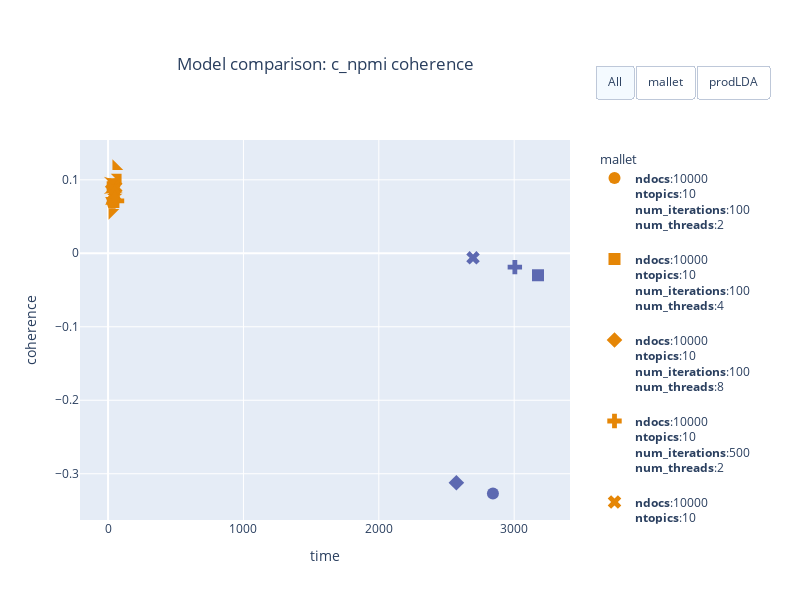
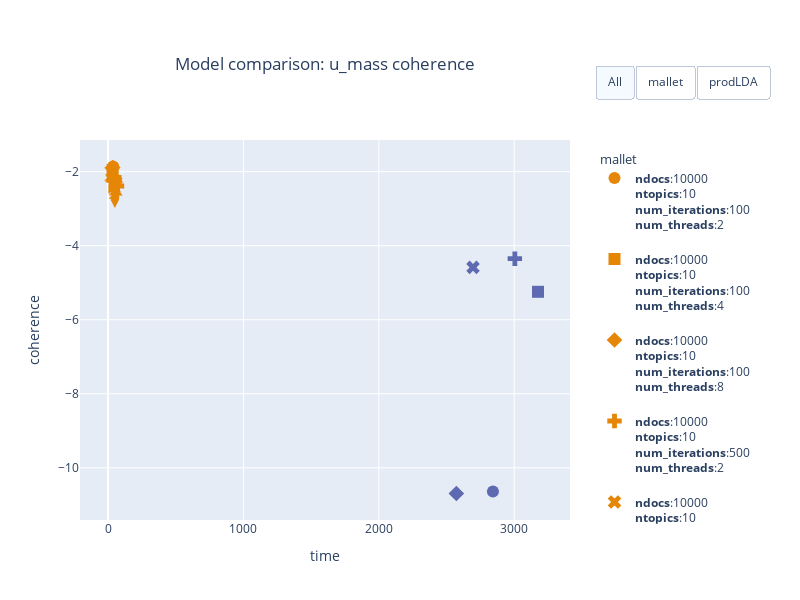

The notebook cell these images were saved under, in order:
### Code cell
for fig in compare_models_coherence(models):
    fig.show()

### Figure 1 — Plotly figure (JSON) as saved in the notebook; plotly's stock layout.template omitted (floating-point values rounded to 4 significant figures)
{"data": [{"legendgroup": "mallet", "legendgrouptitle": {"text": "mallet"}, "marker": {"color": "rgb(229, 134, 6)", "size": 12, "symbol": 0}, "mode": "markers", "name": "<b>ndocs</b>:10000<br><b>ntopics</b>:10<br><b>num_iterations</b>:100<br><b>num_threads</b>:2<br>", "text": "<b>ndocs</b>:10000<br><b>ntopics</b>:10<br><b>num_iterations</b>:100<br><b>num_threads</b>:2<br>", "textposition": "top center", "type": "scatter", "x": [37], "y": [0.09199]}, {"legendgroup": "mallet", "legendgrouptitle": {"text": "mallet"}, "marker": {"color": "rgb(229, 134, 6)", "size": 12, "symbol": 1}, "mode": "markers", "name": "<b>ndocs</b>:10000<br><b>ntopics</b>:10<br><b>num_iterations</b>:100<br><b>num_threads</b>:4<br>", "text": "<b>ndocs</b>:10000<br><b>ntopics</b>:10<br><b>num_iterations</b>:100<br><b>num_threads</b>:4<br>", "textposition": "top center", "type": "scatter", "x": [34], "y": [0.08991]}, {"legendgroup": "mallet", "legendgrouptitle": {"text": "mallet"}, "marker": {"color": "rgb(229, 134, 6)", "size": 12, "symbol": 2}, "mode": "markers", "name": "<b>ndocs</b>:10000<br><b>ntopics</b>:10<br><b>num_iterations</b>:100<br><b>num_threads</b>:8<br>", "text": "<b>ndocs</b>:10000<br><b>ntopics</b>:10<br><b>num_iterations</b>:100<br><b>num_threads</b>:8<br>", "textposition": "top center", "type": "scatter", "x": [34], "y": [0.09051]}, {"legendgroup": "mallet", "legendgrouptitle": {"text": "mallet"}, "marker": {"color": "rgb(229, 134, 6)", "size": 12, "symbol": 3}, "mode": "markers", "name": "<b>ndocs</b>:10000<br><b>ntopics</b>:10<br><b>num_iterations</b>:500<br><b>num_threads</b>:2<br>", "text": "<b>ndocs</b>:10000<br><b>ntopics</b>:10<br><b>num_iterations</b>:500<br><b>num_threads</b>:2<br>", "textposition": "top center", "type": "scatter", "x": [66], "y": [0.07131]}, {"legendgroup": "mallet", "legendgrouptitle": {"text": "mallet"}, "marker": {"color": "rgb(229, 134, 6)", "size": 12, "symbol": 4}, "mode": "markers", "name": "<b>ndocs</b>:10000<br><b>ntopics</b>:10<br><b>num_iterations</b>:500<br><b>num_threads</b>:4<br>", "text": "<b>ndocs</b>:10000<br><b>ntopics</b>:10<br><b>num_iterations</b>:500<br><b>num_threads</b>:4<br>", "textposition": "top center", "type": "scatter", "x": [57], "y": [0.08989]}, {"legendgroup": "mallet", "legendgrouptitle": {"text": "mallet"}, "marker": {"color": "rgb(229, 134, 6)", "size": 12, "symbol": 5}, "mode": "markers", "name": "<b>ndocs</b>:10000<br><b>ntopics</b>:10<br><b>num_iterations</b>:500<br><b>num_threads</b>:8<br>", "text": "<b>ndocs</b>:10000<br><b>ntopics</b>:10<br><b>num_iterations</b>:500<br><b>num_threads</b>:8<br>", "textposition": "top center", "type": "scatter", "x": [57], "y": [0.07553]}, {"legendgroup": "mallet", "legendgrouptitle": {"text": "mallet"}, "marker": {"color": "rgb(229, 134, 6)", "size": 12, "symbol": 6}, "mode": "markers", "name": "<b>ndocs</b>:10000<br><b>ntopics</b>:20<br><b>num_iterations</b>:100<br><b>num_threads</b>:2<br>", "text": "<b>ndocs</b>:10000<br><b>ntopics</b>:20<br><b>num_iterations</b>:100<br><b>num_threads</b>:2<br>", "textposition": "top center", "type": "scatter", "x": [39], "y": [0.08383]}, {"legendgroup": "mallet", "legendgrouptitle": {"text": "mallet"}, "marker": {"color": "rgb(229, 134, 6)", "size": 12, "symbol": 7}, "mode": "markers", "name": "<b>ndocs</b>:10000<br><b>ntopics</b>:20<br><b>num_iterations</b>:100<br><b>num_threads</b>:4<br>", "text": "<b>ndocs</b>:10000<br><b>ntopics</b>:20<br><b>num_iterations</b>:100<br><b>num_threads</b>:4<br>", "textposition": "top center", "type": "scatter", "x": [36], "y": [0.08409]}, {"legendgroup": "mallet", "legendgrouptitle": {"text": "mallet"}, "marker": {"color": "rgb(229, 134, 6)", "size": 12, "symbol": 8}, "mode": "markers", "name": "<b>ndocs</b>:10000<br><b>ntopics</b>:20<br><b>num_iterations</b>:100<br><b>num_threads</b>:8<br>", "text": "<b>ndocs</b>:10000<br><b>ntopics</b>:20<br><b>num_iterations</b>:100<br><b>num_threads</b>:8<br>", "textposition": "top center", "type": "scatter", "x": [36], "y": [0.09255]}, {"legendgroup": "mallet", "legendgrouptitle": {"text": "mallet"}, "marker": {"color": "rgb(229, 134, 6)", "size": 12, "symbol": 9}, "mode": "markers", "name": "<b>ndocs</b>:10000<br><b>ntopics</b>:20<br><b>num_iterations</b>:500<br><b>num_threads</b>:2<br>", "text": "<b>ndocs</b>:10000<br><b>ntopics</b>:20<br><b>num_iterations</b>:500<br><b>num_threads</b>:2<br>", "textposition": "top center", "type": "scatter", "x": [73], "y": [0.1033]}, {"legendgroup": "mallet", "legendgrouptitle": {"text": "mallet"}, "marker": {"color": "rgb(229, 134, 6)", "size": 12, "symbol": 10}, "mode": "markers", "name": "<b>ndocs</b>:10000<br><b>ntopics</b>:20<br><b>num_iterations</b>:500<br><b>num_threads</b>:4<br>", "text": "<b>ndocs</b>:10000<br><b>ntopics</b>:20<br><b>num_iterations</b>:500<br><b>num_threads</b>:4<br>", "textposition": "top center", "type": "scatter", "x": [56], "y": [0.09468]}, {"legendgroup": "mallet", "legendgrouptitle": {"text": "mallet"}, "marker": {"color": "rgb(229, 134, 6)", "size": 12, "symbol": 11}, "mode": "markers", "name": "<b>ndocs</b>:10000<br><b>ntopics</b>:20<br><b>num_iterations</b>:500<br><b>num_threads</b>:8<br>", "text": "<b>ndocs</b>:10000<br><b>ntopics</b>:20<br><b>num_iterations</b>:500<br><b>num_threads</b>:8<br>", "textposition": "top center", "type": "scatter", "x": [59], "y": [0.1181]}, {"legendgroup": "mallet", "legendgrouptitle": {"text": "mallet"}, "marker": {"color": "rgb(229, 134, 6)", "size": 12, "symbol": 12}, "mode": "markers", "name": "<b>ndocs</b>:5000<br><b>ntopics</b>:10<br><b>num_iterations</b>:100<br><b>num_threads</b>:2<br>", "text": "<b>ndocs</b>:5000<br><b>ntopics</b>:10<br><b>num_iterations</b>:100<br><b>num_threads</b>:2<br>", "textposition": "top center", "type": "scatter", "x": [30], "y": [0.05542]}, {"legendgroup": "mallet", "legendgrouptitle": {"text": "mallet"}, "marker": {"color": "rgb(229, 134, 6)", "size": 12, "symbol": 13}, "mode": "markers", "name": "<b>ndocs</b>:5000<br><b>ntopics</b>:10<br><b>num_iterations</b>:100<br><b>num_threads</b>:4<br>", "text": "<b>ndocs</b>:5000<br><b>ntopics</b>:10<br><b>num_iterations</b>:100<br><b>num_threads</b>:4<br>", "textposition": "top center", "type": "scatter", "x": [29], "y": [0.06716]}, {"legendgroup": "mallet", "legendgrouptitle": {"text": "mallet"}, "marker": {"color": "rgb(229, 134, 6)", "size": 12, "symbol": 14}, "mode": "markers", "name": "<b>ndocs</b>:5000<br><b>ntopics</b>:10<br><b>num_iterations</b>:100<br><b>num_threads</b>:8<br>", "text": "<b>ndocs</b>:5000<br><b>ntopics</b>:10<br><b>num_iterations</b>:100<br><b>num_threads</b>:8<br>", "textposition": "top center", "type": "scatter", "x": [29], "y": [0.07223]}, {"legendgroup": "mallet", "legendgrouptitle": {"text": "mallet"}, "marker": {"color": "rgb(229, 134, 6)", "size": 12, "symbol": 15}, "mode": "markers", "name": "<b>ndocs</b>:5000<br><b>ntopics</b>:10<br><b>num_iterations</b>:500<br><b>num_threads</b>:2<br>", "text": "<b>ndocs</b>:5000<br><b>ntopics</b>:10<br><b>num_iterations</b>:500<br><b>num_threads</b>:2<br>", "textposition": "top center", "type": "scatter", "x": [44], "y": [0.07182]}, {"legendgroup": "mallet", "legendgrouptitle": {"text": "mallet"}, "marker": {"color": "rgb(229, 134, 6)", "size": 12, "symbol": 16}, "mode": "markers", "name": "<b>ndocs</b>:5000<br><b>ntopics</b>:10<br><b>num_iterations</b>:500<br><b>num_threads</b>:4<br>", "text": "<b>ndocs</b>:5000<br><b>ntopics</b>:10<br><b>num_iterations</b>:500<br><b>num_threads</b>:4<br>", "textposition": "top center", "type": "scatter", "x": [45], "y": [0.07424]}, {"legendgroup": "mallet", "legendgrouptitle": {"text": "mallet"}, "marker": {"color": "rgb(229, 134, 6)", "size": 12, "symbol": 17}, "mode": "markers", "name": "<b>ndocs</b>:5000<br><b>ntopics</b>:10<br><b>num_iterations</b>:500<br><b>num_threads</b>:8<br>", "text": "<b>ndocs</b>:5000<br><b>ntopics</b>:10<br><b>num_iterations</b>:500<br><b>num_threads</b>:8<br>", "textposition": "top center", "type": "scatter", "x": [48], "y": [0.07751]}, {"legendgroup": "mallet", "legendgrouptitle": {"text": "mallet"}, "marker": {"color": "rgb(229, 134, 6)", "size": 12, "symbol": 18}, "mode": "markers", "name": "<b>ndocs</b>:5000<br><b>ntopics</b>:20<br><b>num_iterations</b>:100<br><b>num_threads</b>:2<br>", "text": "<b>ndocs</b>:5000<br><b>ntopics</b>:20<br><b>num_iterations</b>:100<br><b>num_threads</b>:2<br>", "textposition": "top center", "type": "scatter", "x": [29], "y": [0.07127]}, {"legendgroup": "mallet", "legendgrouptitle": {"text": "mallet"}, "marker": {"color": "rgb(229, 134, 6)", "size": 12, "symbol": 19}, "mode": "markers", "name": "<b>ndocs</b>:5000<br><b>ntopics</b>:20<br><b>num_iterations</b>:100<br><b>num_threads</b>:4<br>", "text": "<b>ndocs</b>:5000<br><b>ntopics</b>:20<br><b>num_iterations</b>:100<br><b>num_threads</b>:4<br>", "textposition": "top center", "type": "scatter", "x": [30], "y": [0.08715]}, {"legendgroup": "mallet", "legendgrouptitle": {"text": "mallet"}, "marker": {"color": "rgb(229, 134, 6)", "size": 12, "symbol": 20}, "mode": "markers", "name": "<b>ndocs</b>:5000<br><b>ntopics</b>:20<br><b>num_iterations</b>:100<br><b>num_threads</b>:8<br>", "text": "<b>ndocs</b>:5000<br><b>ntopics</b>:20<br><b>num_iterations</b>:100<br><b>num_threads</b>:8<br>", "textposition": "top center", "type": "scatter", "x": [30], "y": [0.09757]}, {"legendgroup": "mallet", "legendgrouptitle": {"text": "mallet"}, "marker": {"color": "rgb(229, 134, 6)", "size": 12, "symbol": 21}, "mode": "markers", "name": "<b>ndocs</b>:5000<br><b>ntopics</b>:20<br><b>num_iterations</b>:500<br><b>num_threads</b>:2<br>", "text": "<b>ndocs</b>:5000<br><b>ntopics</b>:20<br><b>num_iterations</b>:500<br><b>num_threads</b>:2<br>", "textposition": "top center", "type": "scatter", "x": [47], "y": [0.08763]}, {"legendgroup": "mallet", "legendgrouptitle": {"text": "mallet"}, "marker": {"color": "rgb(229, 134, 6)", "size": 12, "symbol": 22}, "mode": "markers", "name": "<b>ndocs</b>:5000<br><b>ntopics</b>:20<br><b>num_iterations</b>:500<br><b>num_threads</b>:4<br>", "text": "<b>ndocs</b>:5000<br><b>ntopics</b>:20<br><b>num_iterations</b>:500<br><b>num_threads</b>:4<br>", "textposition": "top center", "type": "scatter", "x": [47], "y": [0.08332]}, {"legendgroup": "mallet", "legendgrouptitle": {"text": "mallet"}, "marker": {"color": "rgb(229, 134, 6)", "size": 12, "symbol": 23}, "mode": "markers", "name": "<b>ndocs</b>:5000<br><b>ntopics</b>:20<br><b>num_iterations</b>:500<br><b>num_threads</b>:8<br>", "text": "<b>ndocs</b>:5000<br><b>ntopics</b>:20<br><b>num_iterations</b>:500<br><b>num_threads</b>:8<br>", "textposition": "top center", "type": "scatter", "x": [50], "y": [0.0754]}, {"legendgroup": "prodLDA", "legendgrouptitle": {"text": "prodLDA"}, "marker": {"color": "rgb(93, 105, 177)", "size": 12, "symbol": 0}, "mode": "markers", "name": "<b>ndocs</b>:5000<br><b>n_components</b>:10<br><b>num_samples</b>:10<br><b>num_epochs</b>:10<br><b>model_type</b>:LDA<br>", "text": "<b>ndocs</b>:5000<br><b>n_components</b>:10<br><b>num_samples</b>:10<br><b>num_epochs</b>:10<br><b>model_type</b>:LDA<br>", "textposition": "top center", "type": "scatter", "x": [2843], "y": [-0.3269]}, {"legendgroup": "prodLDA", "legendgrouptitle": {"text": "prodLDA"}, "marker": {"color": "rgb(93, 105, 177)", "size": 12, "symbol": 1}, "mode": "markers", "name": "<b>ndocs</b>:5000<br><b>n_components</b>:10<br><b>num_samples</b>:10<br><b>num_epochs</b>:10<br><b>model_type</b>:prodLDA<br>", "text": "<b>ndocs</b>:5000<br><b>n_components</b>:10<br><b>num_samples</b>:10<br><b>num_epochs</b>:10<br><b>model_type</b>:prodLDA<br>", "textposition": "top center", "type": "scatter", "x": [3176], "y": [-0.02992]}, {"legendgroup": "prodLDA", "legendgrouptitle": {"text": "prodLDA"}, "marker": {"color": "rgb(93, 105, 177)", "size": 12, "symbol": 2}, "mode": "markers", "name": "<b>ndocs</b>:5000<br><b>n_components</b>:10<br><b>num_samples</b>:20<br><b>num_epochs</b>:10<br><b>model_type</b>:LDA<br>", "text": "<b>ndocs</b>:5000<br><b>n_components</b>:10<br><b>num_samples</b>:20<br><b>num_epochs</b>:10<br><b>model_type</b>:LDA<br>", "textposition": "top center", "type": "scatter", "x": [2573], "y": [-0.3122]}, {"legendgroup": "prodLDA", "legendgrouptitle": {"text": "prodLDA"}, "marker": {"color": "rgb(93, 105, 177)", "size": 12, "symbol": 3}, "mode": "markers", "name": "<b>ndocs</b>:5000<br><b>n_components</b>:10<br><b>num_samples</b>:20<br><b>num_epochs</b>:10<br><b>model_type</b>:prodLDA<br>", "text": "<b>ndocs</b>:5000<br><b>n_components</b>:10<br><b>num_samples</b>:20<br><b>num_epochs</b>:10<br><b>model_type</b>:prodLDA<br>", "textposition": "top center", "type": "scatter", "x": [3005], "y": [-0.01886]}, {"legendgroup": "prodLDA", "legendgrouptitle": {"text": "prodLDA"}, "marker": {"color": "rgb(93, 105, 177)", "size": 12, "symbol": 4}, "mode": "markers", "name": "<b>ndocs</b>:5000<br><b>n_components</b>:20<br><b>num_samples</b>:10<br><b>num_epochs</b>:10<br><b>model_type</b>:prodLDA<br>", "text": "<b>ndocs</b>:5000<br><b>n_components</b>:20<br><b>num_samples</b>:10<br><b>num_epochs</b>:10<br><b>model_type</b>:prodLDA<br>", "textposition": "top center", "type": "scatter", "x": [2696], "y": [-0.006128]}], "layout": {"height": 600, "legend": {"groupclick": "toggleitem", "valign": "top", "x": 1.05, "xanchor": "left", "y": 0.99, "yanchor": "top"}, "margin": {"autoexpand": true, "b": 80, "l": 80, "r": 60, "t": 140}, "showlegend": true, "title": {"text": "Model comparison: c_npmi coherence", "x": 0.5, "xanchor": "center", "xref": "paper"}, "updatemenus": [{"active": 0, "buttons": [{"args": [{"visible": true}], "args2": [{"visible": false}], "label": "All", "method": "restyle", "visible": true}, {"args": [{"visible": true}, [0, 1, 2, 3, 4, 5, 6, 7, 8, 9, 10, 11, 12, 13, 14, 15, 16, 17, 18, 19, 20, 21, 22, 23]], "args2": [{"visible": false}, [0, 1, 2, 3, 4, 5, 6, 7, 8, 9, 10, 11, 12, 13, 14, 15, 16, 17, 18, 19, 20, 21, 22, 23]], "label": "mallet", "method": "restyle", "visible": true}, {"args": [{"visible": true}, [24, 25, 26, 27, 28]], "args2": [{"visible": false}, [24, 25, 26, 27, 28]], "label": "prodLDA", "method": "restyle", "visible": true}], "direction": "right", "pad": {"r": 20, "t": 20}, "showactive": true, "type": "buttons", "x": 1.05, "xanchor": "left", "y": 1.25, "yanchor": "top"}], "width": 800, "xaxis": {"autorange": true, "range": [-208.3, 3413.0], "title": {"text": "time"}, "type": "linear"}, "yaxis": {"autorange": true, "range": [-0.3629, 0.1541], "title": {"text": "coherence"}, "type": "linear"}}}

### Figure 2 — Plotly figure (JSON) as saved in the notebook; plotly's stock layout.template omitted (floating-point values rounded to 4 significant figures)
{"data": [{"legendgroup": "mallet", "legendgrouptitle": {"text": "mallet"}, "marker": {"color": "rgb(229, 134, 6)", "size": 12, "symbol": 0}, "mode": "markers", "name": "<b>ndocs</b>:10000<br><b>ntopics</b>:10<br><b>num_iterations</b>:100<br><b>num_threads</b>:2<br>", "text": "<b>ndocs</b>:10000<br><b>ntopics</b>:10<br><b>num_iterations</b>:100<br><b>num_threads</b>:2<br>", "textposition": "top center", "type": "scatter", "x": [37], "y": [-1.861]}, {"legendgroup": "mallet", "legendgrouptitle": {"text": "mallet"}, "marker": {"color": "rgb(229, 134, 6)", "size": 12, "symbol": 1}, "mode": "markers", "name": "<b>ndocs</b>:10000<br><b>ntopics</b>:10<br><b>num_iterations</b>:100<br><b>num_threads</b>:4<br>", "text": "<b>ndocs</b>:10000<br><b>ntopics</b>:10<br><b>num_iterations</b>:100<br><b>num_threads</b>:4<br>", "textposition": "top center", "type": "scatter", "x": [34], "y": [-1.953]}, {"legendgroup": "mallet", "legendgrouptitle": {"text": "mallet"}, "marker": {"color": "rgb(229, 134, 6)", "size": 12, "symbol": 2}, "mode": "markers", "name": "<b>ndocs</b>:10000<br><b>ntopics</b>:10<br><b>num_iterations</b>:100<br><b>num_threads</b>:8<br>", "text": "<b>ndocs</b>:10000<br><b>ntopics</b>:10<br><b>num_iterations</b>:100<br><b>num_threads</b>:8<br>", "textposition": "top center", "type": "scatter", "x": [34], "y": [-1.889]}, {"legendgroup": "mallet", "legendgrouptitle": {"text": "mallet"}, "marker": {"color": "rgb(229, 134, 6)", "size": 12, "symbol": 3}, "mode": "markers", "name": "<b>ndocs</b>:10000<br><b>ntopics</b>:10<br><b>num_iterations</b>:500<br><b>num_threads</b>:2<br>", "text": "<b>ndocs</b>:10000<br><b>ntopics</b>:10<br><b>num_iterations</b>:500<br><b>num_threads</b>:2<br>", "textposition": "top center", "type": "scatter", "x": [66], "y": [-2.388]}, {"legendgroup": "mallet", "legendgrouptitle": {"text": "mallet"}, "marker": {"color": "rgb(229, 134, 6)", "size": 12, "symbol": 4}, "mode": "markers", "name": "<b>ndocs</b>:10000<br><b>ntopics</b>:10<br><b>num_iterations</b>:500<br><b>num_threads</b>:4<br>", "text": "<b>ndocs</b>:10000<br><b>ntopics</b>:10<br><b>num_iterations</b>:500<br><b>num_threads</b>:4<br>", "textposition": "top center", "type": "scatter", "x": [57], "y": [-2.285]}, {"legendgroup": "mallet", "legendgrouptitle": {"text": "mallet"}, "marker": {"color": "rgb(229, 134, 6)", "size": 12, "symbol": 5}, "mode": "markers", "name": "<b>ndocs</b>:10000<br><b>ntopics</b>:10<br><b>num_iterations</b>:500<br><b>num_threads</b>:8<br>", "text": "<b>ndocs</b>:10000<br><b>ntopics</b>:10<br><b>num_iterations</b>:500<br><b>num_threads</b>:8<br>", "textposition": "top center", "type": "scatter", "x": [57], "y": [-2.562]}, {"legendgroup": "mallet", "legendgrouptitle": {"text": "mallet"}, "marker": {"color": "rgb(229, 134, 6)", "size": 12, "symbol": 6}, "mode": "markers", "name": "<b>ndocs</b>:10000<br><b>ntopics</b>:20<br><b>num_iterations</b>:100<br><b>num_threads</b>:2<br>", "text": "<b>ndocs</b>:10000<br><b>ntopics</b>:20<br><b>num_iterations</b>:100<br><b>num_threads</b>:2<br>", "textposition": "top center", "type": "scatter", "x": [39], "y": [-2.287]}, {"legendgroup": "mallet", "legendgrouptitle": {"text": "mallet"}, "marker": {"color": "rgb(229, 134, 6)", "size": 12, "symbol": 7}, "mode": "markers", "name": "<b>ndocs</b>:10000<br><b>ntopics</b>:20<br><b>num_iterations</b>:100<br><b>num_threads</b>:4<br>", "text": "<b>ndocs</b>:10000<br><b>ntopics</b>:20<br><b>num_iterations</b>:100<br><b>num_threads</b>:4<br>", "textposition": "top center", "type": "scatter", "x": [36], "y": [-2.144]}, {"legendgroup": "mallet", "legendgrouptitle": {"text": "mallet"}, "marker": {"color": "rgb(229, 134, 6)", "size": 12, "symbol": 8}, "mode": "markers", "name": "<b>ndocs</b>:10000<br><b>ntopics</b>:20<br><b>num_iterations</b>:100<br><b>num_threads</b>:8<br>", "text": "<b>ndocs</b>:10000<br><b>ntopics</b>:20<br><b>num_iterations</b>:100<br><b>num_threads</b>:8<br>", "textposition": "top center", "type": "scatter", "x": [36], "y": [-2.167]}, {"legendgroup": "mallet", "legendgrouptitle": {"text": "mallet"}, "marker": {"color": "rgb(229, 134, 6)", "size": 12, "symbol": 9}, "mode": "markers", "name": "<b>ndocs</b>:10000<br><b>ntopics</b>:20<br><b>num_iterations</b>:500<br><b>num_threads</b>:2<br>", "text": "<b>ndocs</b>:10000<br><b>ntopics</b>:20<br><b>num_iterations</b>:500<br><b>num_threads</b>:2<br>", "textposition": "top center", "type": "scatter", "x": [73], "y": [-2.186]}, {"legendgroup": "mallet", "legendgrouptitle": {"text": "mallet"}, "marker": {"color": "rgb(229, 134, 6)", "size": 12, "symbol": 10}, "mode": "markers", "name": "<b>ndocs</b>:10000<br><b>ntopics</b>:20<br><b>num_iterations</b>:500<br><b>num_threads</b>:4<br>", "text": "<b>ndocs</b>:10000<br><b>ntopics</b>:20<br><b>num_iterations</b>:500<br><b>num_threads</b>:4<br>", "textposition": "top center", "type": "scatter", "x": [56], "y": [-2.636]}, {"legendgroup": "mallet", "legendgrouptitle": {"text": "mallet"}, "marker": {"color": "rgb(229, 134, 6)", "size": 12, "symbol": 11}, "mode": "markers", "name": "<b>ndocs</b>:10000<br><b>ntopics</b>:20<br><b>num_iterations</b>:500<br><b>num_threads</b>:8<br>", "text": "<b>ndocs</b>:10000<br><b>ntopics</b>:20<br><b>num_iterations</b>:500<br><b>num_threads</b>:8<br>", "textposition": "top center", "type": "scatter", "x": [59], "y": [-2.194]}, {"legendgroup": "mallet", "legendgrouptitle": {"text": "mallet"}, "marker": {"color": "rgb(229, 134, 6)", "size": 12, "symbol": 12}, "mode": "markers", "name": "<b>ndocs</b>:5000<br><b>ntopics</b>:10<br><b>num_iterations</b>:100<br><b>num_threads</b>:2<br>", "text": "<b>ndocs</b>:5000<br><b>ntopics</b>:10<br><b>num_iterations</b>:100<br><b>num_threads</b>:2<br>", "textposition": "top center", "type": "scatter", "x": [30], "y": [-2.424]}, {"legendgroup": "mallet", "legendgrouptitle": {"text": "mallet"}, "marker": {"color": "rgb(229, 134, 6)", "size": 12, "symbol": 13}, "mode": "markers", "name": "<b>ndocs</b>:5000<br><b>ntopics</b>:10<br><b>num_iterations</b>:100<br><b>num_threads</b>:4<br>", "text": "<b>ndocs</b>:5000<br><b>ntopics</b>:10<br><b>num_iterations</b>:100<br><b>num_threads</b>:4<br>", "textposition": "top center", "type": "scatter", "x": [29], "y": [-2.153]}, {"legendgroup": "mallet", "legendgrouptitle": {"text": "mallet"}, "marker": {"color": "rgb(229, 134, 6)", "size": 12, "symbol": 14}, "mode": "markers", "name": "<b>ndocs</b>:5000<br><b>ntopics</b>:10<br><b>num_iterations</b>:100<br><b>num_threads</b>:8<br>", "text": "<b>ndocs</b>:5000<br><b>ntopics</b>:10<br><b>num_iterations</b>:100<br><b>num_threads</b>:8<br>", "textposition": "top center", "type": "scatter", "x": [29], "y": [-2.0]}, {"legendgroup": "mallet", "legendgrouptitle": {"text": "mallet"}, "marker": {"color": "rgb(229, 134, 6)", "size": 12, "symbol": 15}, "mode": "markers", "name": "<b>ndocs</b>:5000<br><b>ntopics</b>:10<br><b>num_iterations</b>:500<br><b>num_threads</b>:2<br>", "text": "<b>ndocs</b>:5000<br><b>ntopics</b>:10<br><b>num_iterations</b>:500<br><b>num_threads</b>:2<br>", "textposition": "top center", "type": "scatter", "x": [44], "y": [-2.203]}, {"legendgroup": "mallet", "legendgrouptitle": {"text": "mallet"}, "marker": {"color": "rgb(229, 134, 6)", "size": 12, "symbol": 16}, "mode": "markers", "name": "<b>ndocs</b>:5000<br><b>ntopics</b>:10<br><b>num_iterations</b>:500<br><b>num_threads</b>:4<br>", "text": "<b>ndocs</b>:5000<br><b>ntopics</b>:10<br><b>num_iterations</b>:500<br><b>num_threads</b>:4<br>", "textposition": "top center", "type": "scatter", "x": [45], "y": [-2.422]}, {"legendgroup": "mallet", "legendgrouptitle": {"text": "mallet"}, "marker": {"color": "rgb(229, 134, 6)", "size": 12, "symbol": 17}, "mode": "markers", "name": "<b>ndocs</b>:5000<br><b>ntopics</b>:10<br><b>num_iterations</b>:500<br><b>num_threads</b>:8<br>", "text": "<b>ndocs</b>:5000<br><b>ntopics</b>:10<br><b>num_iterations</b>:500<br><b>num_threads</b>:8<br>", "textposition": "top center", "type": "scatter", "x": [48], "y": [-2.349]}, {"legendgroup": "mallet", "legendgrouptitle": {"text": "mallet"}, "marker": {"color": "rgb(229, 134, 6)", "size": 12, "symbol": 18}, "mode": "markers", "name": "<b>ndocs</b>:5000<br><b>ntopics</b>:20<br><b>num_iterations</b>:100<br><b>num_threads</b>:2<br>", "text": "<b>ndocs</b>:5000<br><b>ntopics</b>:20<br><b>num_iterations</b>:100<br><b>num_threads</b>:2<br>", "textposition": "top center", "type": "scatter", "x": [29], "y": [-2.177]}, {"legendgroup": "mallet", "legendgrouptitle": {"text": "mallet"}, "marker": {"color": "rgb(229, 134, 6)", "size": 12, "symbol": 19}, "mode": "markers", "name": "<b>ndocs</b>:5000<br><b>ntopics</b>:20<br><b>num_iterations</b>:100<br><b>num_threads</b>:4<br>", "text": "<b>ndocs</b>:5000<br><b>ntopics</b>:20<br><b>num_iterations</b>:100<br><b>num_threads</b>:4<br>", "textposition": "top center", "type": "scatter", "x": [30], "y": [-2.125]}, {"legendgroup": "mallet", "legendgrouptitle": {"text": "mallet"}, "marker": {"color": "rgb(229, 134, 6)", "size": 12, "symbol": 20}, "mode": "markers", "name": "<b>ndocs</b>:5000<br><b>ntopics</b>:20<br><b>num_iterations</b>:100<br><b>num_threads</b>:8<br>", "text": "<b>ndocs</b>:5000<br><b>ntopics</b>:20<br><b>num_iterations</b>:100<br><b>num_threads</b>:8<br>", "textposition": "top center", "type": "scatter", "x": [30], "y": [-2.011]}, {"legendgroup": "mallet", "legendgrouptitle": {"text": "mallet"}, "marker": {"color": "rgb(229, 134, 6)", "size": 12, "symbol": 21}, "mode": "markers", "name": "<b>ndocs</b>:5000<br><b>ntopics</b>:20<br><b>num_iterations</b>:500<br><b>num_threads</b>:2<br>", "text": "<b>ndocs</b>:5000<br><b>ntopics</b>:20<br><b>num_iterations</b>:500<br><b>num_threads</b>:2<br>", "textposition": "top center", "type": "scatter", "x": [47], "y": [-2.383]}, {"legendgroup": "mallet", "legendgrouptitle": {"text": "mallet"}, "marker": {"color": "rgb(229, 134, 6)", "size": 12, "symbol": 22}, "mode": "markers", "name": "<b>ndocs</b>:5000<br><b>ntopics</b>:20<br><b>num_iterations</b>:500<br><b>num_threads</b>:4<br>", "text": "<b>ndocs</b>:5000<br><b>ntopics</b>:20<br><b>num_iterations</b>:500<br><b>num_threads</b>:4<br>", "textposition": "top center", "type": "scatter", "x": [47], "y": [-2.256]}, {"legendgroup": "mallet", "legendgrouptitle": {"text": "mallet"}, "marker": {"color": "rgb(229, 134, 6)", "size": 12, "symbol": 23}, "mode": "markers", "name": "<b>ndocs</b>:5000<br><b>ntopics</b>:20<br><b>num_iterations</b>:500<br><b>num_threads</b>:8<br>", "text": "<b>ndocs</b>:5000<br><b>ntopics</b>:20<br><b>num_iterations</b>:500<br><b>num_threads</b>:8<br>", "textposition": "top center", "type": "scatter", "x": [50], "y": [-2.757]}, {"legendgroup": "prodLDA", "legendgrouptitle": {"text": "prodLDA"}, "marker": {"color": "rgb(93, 105, 177)", "size": 12, "symbol": 0}, "mode": "markers", "name": "<b>ndocs</b>:5000<br><b>n_components</b>:10<br><b>num_samples</b>:10<br><b>num_epochs</b>:10<br><b>model_type</b>:LDA<br>", "text": "<b>ndocs</b>:5000<br><b>n_components</b>:10<br><b>num_samples</b>:10<br><b>num_epochs</b>:10<br><b>model_type</b>:LDA<br>", "textposition": "top center", "type": "scatter", "x": [2843], "y": [-10.64]}, {"legendgroup": "prodLDA", "legendgrouptitle": {"text": "prodLDA"}, "marker": {"color": "rgb(93, 105, 177)", "size": 12, "symbol": 1}, "mode": "markers", "name": "<b>ndocs</b>:5000<br><b>n_components</b>:10<br><b>num_samples</b>:10<br><b>num_epochs</b>:10<br><b>model_type</b>:prodLDA<br>", "text": "<b>ndocs</b>:5000<br><b>n_components</b>:10<br><b>num_samples</b>:10<br><b>num_epochs</b>:10<br><b>model_type</b>:prodLDA<br>", "textposition": "top center", "type": "scatter", "x": [3176], "y": [-5.245]}, {"legendgroup": "prodLDA", "legendgrouptitle": {"text": "prodLDA"}, "marker": {"color": "rgb(93, 105, 177)", "size": 12, "symbol": 2}, "mode": "markers", "name": "<b>ndocs</b>:5000<br><b>n_components</b>:10<br><b>num_samples</b>:20<br><b>num_epochs</b>:10<br><b>model_type</b>:LDA<br>", "text": "<b>ndocs</b>:5000<br><b>n_components</b>:10<br><b>num_samples</b>:20<br><b>num_epochs</b>:10<br><b>model_type</b>:LDA<br>", "textposition": "top center", "type": "scatter", "x": [2573], "y": [-10.69]}, {"legendgroup": "prodLDA", "legendgrouptitle": {"text": "prodLDA"}, "marker": {"color": "rgb(93, 105, 177)", "size": 12, "symbol": 3}, "mode": "markers", "name": "<b>ndocs</b>:5000<br><b>n_components</b>:10<br><b>num_samples</b>:20<br><b>num_epochs</b>:10<br><b>model_type</b>:prodLDA<br>", "text": "<b>ndocs</b>:5000<br><b>n_components</b>:10<br><b>num_samples</b>:20<br><b>num_epochs</b>:10<br><b>model_type</b>:prodLDA<br>", "textposition": "top center", "type": "scatter", "x": [3005], "y": [-4.351]}, {"legendgroup": "prodLDA", "legendgrouptitle": {"text": "prodLDA"}, "marker": {"color": "rgb(93, 105, 177)", "size": 12, "symbol": 4}, "mode": "markers", "name": "<b>ndocs</b>:5000<br><b>n_components</b>:20<br><b>num_samples</b>:10<br><b>num_epochs</b>:10<br><b>model_type</b>:prodLDA<br>", "text": "<b>ndocs</b>:5000<br><b>n_components</b>:20<br><b>num_samples</b>:10<br><b>num_epochs</b>:10<br><b>model_type</b>:prodLDA<br>", "textposition": "top center", "type": "scatter", "x": [2696], "y": [-4.587]}], "layout": {"height": 600, "legend": {"groupclick": "toggleitem", "valign": "top", "x": 1.05, "xanchor": "left", "y": 0.99, "yanchor": "top"}, "margin": {"autoexpand": true, "b": 80, "l": 80, "r": 60, "t": 140}, "showlegend": true, "title": {"text": "Model comparison: u_mass coherence", "x": 0.5, "xanchor": "center", "xref": "paper"}, "updatemenus": [{"active": 0, "buttons": [{"args": [{"visible": true}], "args2": [{"visible": false}], "label": "All", "method": "restyle", "visible": true}, {"args": [{"visible": true}, [0, 1, 2, 3, 4, 5, 6, 7, 8, 9, 10, 11, 12, 13, 14, 15, 16, 17, 18, 19, 20, 21, 22, 23]], "args2": [{"visible": false}, [0, 1, 2, 3, 4, 5, 6, 7, 8, 9, 10, 11, 12, 13, 14, 15, 16, 17, 18, 19, 20, 21, 22, 23]], "label": "mallet", "method": "restyle", "visible": true}, {"args": [{"visible": true}, [24, 25, 26, 27, 28]], "args2": [{"visible": false}, [24, 25, 26, 27, 28]], "label": "prodLDA", "method": "restyle", "visible": true}], "direction": "right", "pad": {"r": 20, "t": 20}, "showactive": true, "type": "buttons", "x": 1.05, "xanchor": "left", "y": 1.25, "yanchor": "top"}], "width": 800, "xaxis": {"autorange": true, "range": [-208.3, 3413.0], "title": {"text": "time"}, "type": "linear"}, "yaxis": {"autorange": true, "range": [-11.41, -1.145], "title": {"text": "coherence"}, "type": "linear"}}}
